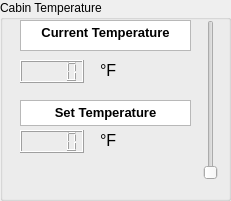
     <widget class="QGroupBox" name="temp_box">
      <property name="geometry">
       <rect>
        <x>260</x>
        <y>370</y>
        <width>231</width>
        <height>201</height>
       </rect>
      </property>
      <property name="title">
       <string>Cabin Temperature</string>
      </property>
      <widget class="QLCDNumber" name="current_temp_display">
       <property name="geometry">
        <rect>
         <x>20</x>
         <y>60</y>
         <width>64</width>
         <height>23</height>
        </rect>
       </property>
      </widget>
      <widget class="QLabel" name="f_txt">
       <property name="geometry">
        <rect>
         <x>100</x>
         <y>60</y>
         <width>31</width>
         <height>21</height>
        </rect>
       </property>
       <property name="font">
        <font>
         <pointsize>12</pointsize>
        </font>
       </property>
       <property name="text">
        <string>°F</string>
       </property>
      </widget>
      <widget class="QSlider" name="temp_slider">
       <property name="geometry">
        <rect>
         <x>200</x>
         <y>20</y>
         <width>22</width>
         <height>160</height>
        </rect>
       </property>
       <property name="orientation">
        <enum>Qt::Vertical</enum>
       </property>
      </widget>
      <widget class="QLabel" name="f_txt_2">
       <property name="geometry">
        <rect>
         <x>100</x>
         <y>130</y>
         <width>31</width>
         <height>21</height>
        </rect>
       </property>
       <property name="font">
        <font>
         <pointsize>12</pointsize>
        </font>
       </property>
       <property name="text">
        <string>°F</string>
       </property>
      </widget>
      <widget class="QLCDNumber" name="set_temp_display">
       <property name="geometry">
        <rect>
         <x>20</x>
         <y>130</y>
         <width>64</width>
         <height>23</height>
        </rect>
       </property>
      </widget>
      <widget class="QTextBrowser" name="current_temp_txt">
       <property name="geometry">
        <rect>
         <x>20</x>
         <y>20</y>
         <width>171</width>
         <height>31</height>
        </rect>
       </property>
       <property name="font">
        <font>
         <pointsize>11</pointsize>
         <weight>75</weight>
         <bold>true</bold>
        </font>
       </property>
       <property name="html">
        <string>&lt;!DOCTYPE HTML PUBLIC &quot;-//W3C//DTD HTML 4.0//EN&quot; &quot;http://www.w3.org/TR/REC-html40/strict.dtd&quot;&gt;
&lt;html&gt;&lt;head&gt;&lt;meta name=&quot;qrichtext&quot; content=&quot;1&quot; /&gt;&lt;style type=&quot;text/css&quot;&gt;
p, li { white-space: pre-wrap; }
&lt;/style&gt;&lt;/head&gt;&lt;body style=&quot; font-family:'MS Shell Dlg 2'; font-size:11pt; font-weight:600; font-style:normal;&quot;&gt;
&lt;p align=&quot;center&quot; style=&quot; margin-top:0px; margin-bottom:0px; margin-left:0px; margin-right:0px; -qt-block-indent:0; text-indent:0px;&quot;&gt;&lt;span style=&quot; font-family:'Segoe UI'; font-size:10pt; font-weight:696;&quot;&gt;Current Temperature&lt;/span&gt;&lt;/p&gt;&lt;/body&gt;&lt;/html&gt;</string>
       </property>
      </widget>
      <widget class="QTextBrowser" name="set_temp_txt">
       <property name="geometry">
        <rect>
         <x>20</x>
         <y>100</y>
         <width>171</width>
         <height>26</height>
        </rect>
       </property>
       <property name="font">
        <font>
         <pointsize>11</pointsize>
         <weight>75</weight>
         <bold>true</bold>
        </font>
       </property>
       <property name="html">
        <string>&lt;!DOCTYPE HTML PUBLIC &quot;-//W3C//DTD HTML 4.0//EN&quot; &quot;http://www.w3.org/TR/REC-html40/strict.dtd&quot;&gt;
&lt;html&gt;&lt;head&gt;&lt;meta name=&quot;qrichtext&quot; content=&quot;1&quot; /&gt;&lt;style type=&quot;text/css&quot;&gt;
p, li { white-space: pre-wrap; }
&lt;/style&gt;&lt;/head&gt;&lt;body style=&quot; font-family:'MS Shell Dlg 2'; font-size:11pt; font-weight:600; font-style:normal;&quot;&gt;
&lt;p align=&quot;center&quot; style=&quot; margin-top:0px; margin-bottom:0px; margin-left:0px; margin-right:0px; -qt-block-indent:0; text-indent:0px;&quot;&gt;&lt;span style=&quot; font-size:10pt;&quot;&gt;Set Temperature&lt;/span&gt;&lt;/p&gt;&lt;/body&gt;&lt;/html&gt;</string>
       </property>
      </widget>
     </widget>
